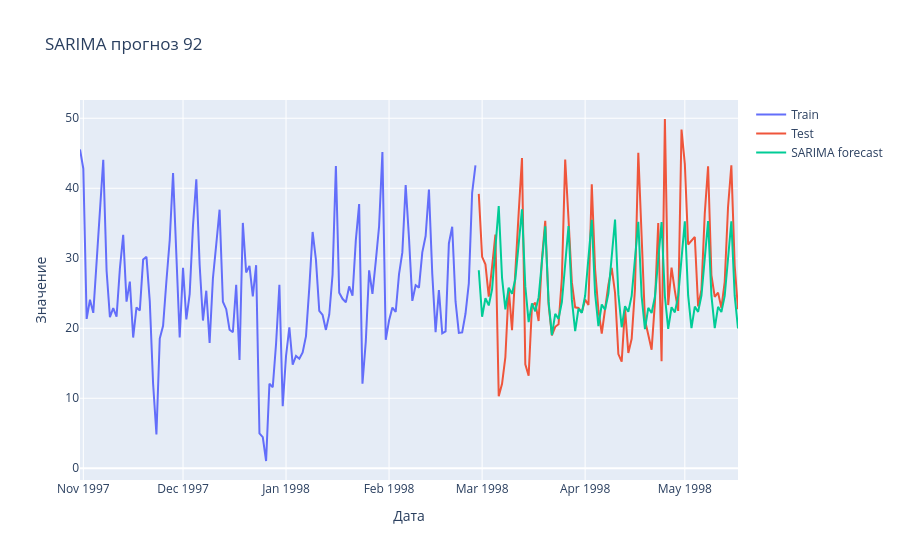

Notebook code cell kept with this figure:
### Code cell
import plotly.graph_objects as go

fig = go.Figure()

fig.add_trace(go.Scatter(
    x=y_train.index[-120:],
    y=y_train.values[-120:],
    mode="lines",
    name="Train"
))

fig.add_trace(go.Scatter(
    x=y_test.index,
    y=y_test.values,
    mode="lines",
    name="Test"
))

fig.add_trace(go.Scatter(
    x=forecast.index,
    y=forecast.values,
    mode="lines",
    name="SARIMA forecast"
))

fig.update_layout(
    title="SARIMA прогноз 92",
    xaxis_title="Дата",
    yaxis_title="Значение"
)

fig.show()
